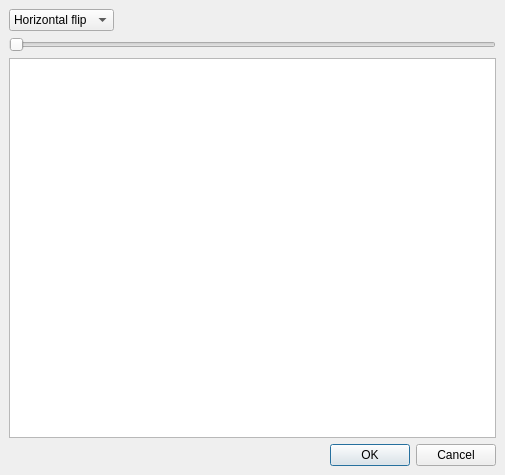
<?xml version="1.0" encoding="UTF-8"?>
<ui version="4.0">
 <class>flipDialog</class>
 <widget class="QDialog" name="flipDialog">
  <property name="geometry">
   <rect>
    <x>0</x>
    <y>0</y>
    <width>505</width>
    <height>475</height>
   </rect>
  </property>
  <property name="windowTitle">
   <string>Flip</string>
  </property>
  <layout class="QVBoxLayout" name="verticalLayout">
   <property name="spacing">
    <number>6</number>
   </property>
   <property name="leftMargin">
    <number>9</number>
   </property>
   <property name="topMargin">
    <number>9</number>
   </property>
   <property name="rightMargin">
    <number>9</number>
   </property>
   <property name="bottomMargin">
    <number>9</number>
   </property>
   <item>
    <layout class="QGridLayout" name="gridLayout">
     <property name="leftMargin">
      <number>0</number>
     </property>
     <property name="topMargin">
      <number>0</number>
     </property>
     <property name="rightMargin">
      <number>0</number>
     </property>
     <property name="bottomMargin">
      <number>0</number>
     </property>
     <item row="0" column="0">
      <widget class="QComboBox" name="comboBoxFlipdir">
       <item>
        <property name="text">
         <string>Horizontal flip</string>
        </property>
       </item>
       <item>
        <property name="text">
         <string>Vertical flip</string>
        </property>
       </item>
      </widget>
     </item>
     <item row="0" column="1">
      <spacer name="horizontalSpacer">
       <property name="orientation">
        <enum>Qt::Horizontal</enum>
       </property>
       <property name="sizeHint" stdset="0">
        <size>
         <width>40</width>
         <height>20</height>
        </size>
       </property>
      </spacer>
     </item>
    </layout>
   </item>
   <item>
    <layout class="QHBoxLayout" name="toolboxLayout"/>
   </item>
   <item>
    <widget class="ADM_flyNavSlider" name="horizontalSlider">
     <property name="orientation">
      <enum>Qt::Horizontal</enum>
     </property>
    </widget>
   </item>
   <item>
    <widget class="QGraphicsView" name="graphicsView">
     <property name="focusPolicy">
      <enum>Qt::NoFocus</enum>
     </property>
    </widget>
   </item>
   <item>
    <widget class="QDialogButtonBox" name="buttonBox">
     <property name="orientation">
      <enum>Qt::Horizontal</enum>
     </property>
     <property name="standardButtons">
      <set>QDialogButtonBox::Cancel|QDialogButtonBox::Ok</set>
     </property>
    </widget>
   </item>
  </layout>
 </widget>
 <customwidgets>
  <customwidget>
   <class>ADM_flyNavSlider</class>
   <extends>ADM_QSlider</extends>
   <header>ADM_toolkitQt.h</header>
  </customwidget>
  <customwidget>
   <class>ADM_QSlider</class>
   <extends>QSlider</extends>
   <header>ADM_toolkitQt.h</header>
  </customwidget>
 </customwidgets>
 <resources/>
 <connections>
  <connection>
   <sender>buttonBox</sender>
   <signal>accepted()</signal>
   <receiver>flipDialog</receiver>
   <slot>accept()</slot>
   <hints>
    <hint type="sourcelabel">
     <x>248</x>
     <y>254</y>
    </hint>
    <hint type="destinationlabel">
     <x>157</x>
     <y>274</y>
    </hint>
   </hints>
  </connection>
  <connection>
   <sender>buttonBox</sender>
   <signal>rejected()</signal>
   <receiver>flipDialog</receiver>
   <slot>reject()</slot>
   <hints>
    <hint type="sourcelabel">
     <x>316</x>
     <y>260</y>
    </hint>
    <hint type="destinationlabel">
     <x>286</x>
     <y>274</y>
    </hint>
   </hints>
  </connection>
 </connections>
</ui>
